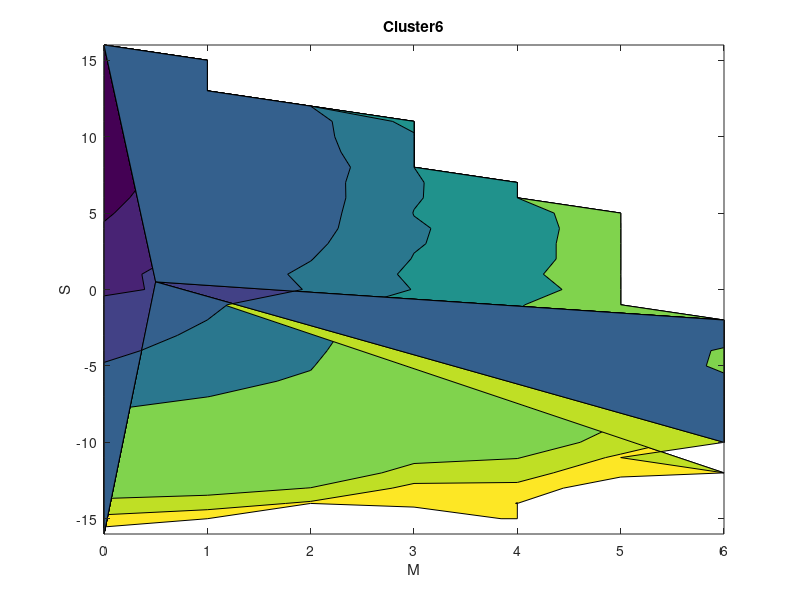
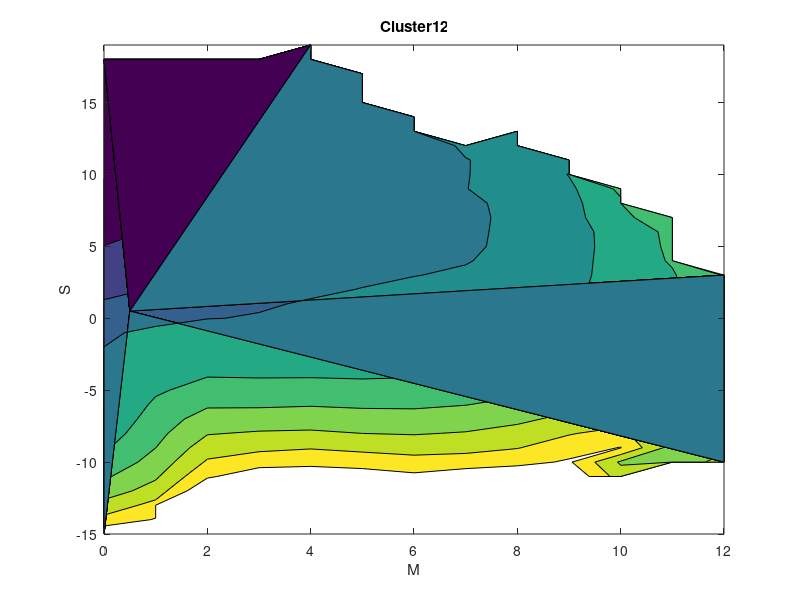
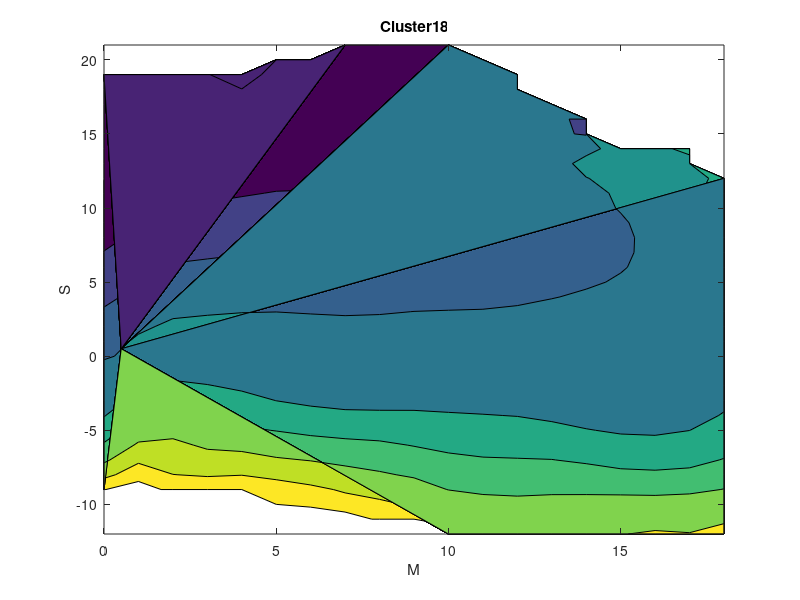

The MATLAB source for these figures, in order:
close all
clear all
M=linspace(0,6,7);
S=linspace(-16,16,33);
G=load('Cluster6/free_energy.dat');
%surf(M,S,G');xlabel('M');ylabel('S');
%figure
contourf(M,S,G');xlabel('M');ylabel('S');
title('Cluster6')
M=linspace(0,12,13);
S=linspace(-15,19,35);
G=load('Cluster12/free_energy.dat');
%surf(M,S,G');xlabel('M');ylabel('S');
figure
contourf(M,S,G');xlabel('M');ylabel('S');
title('Cluster12')
M=linspace(0,18,19);
S=linspace(-12,21,34);
G=load('Cluster18/free_energy.dat');
%surf(M,S,G');xlabel('M');ylabel('S');
figure
contourf(M,S,G');xlabel('M');ylabel('S');
title('Cluster18')
